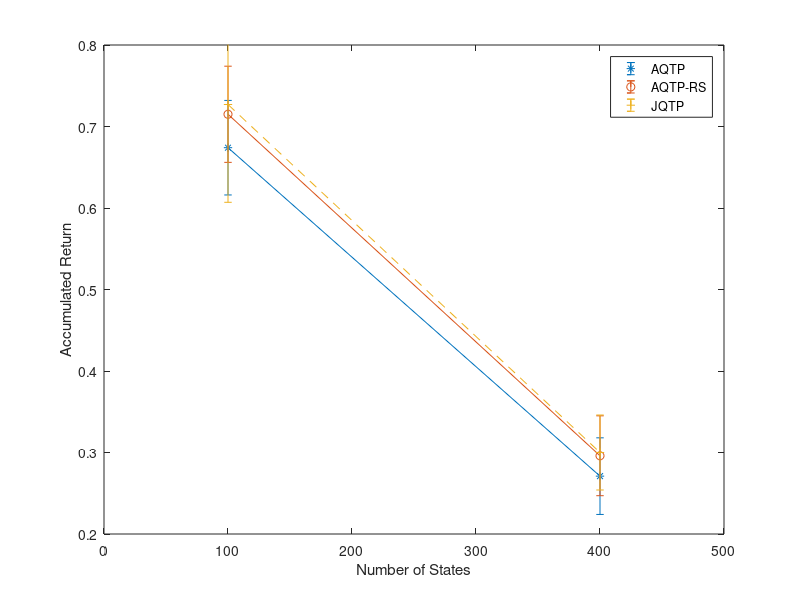
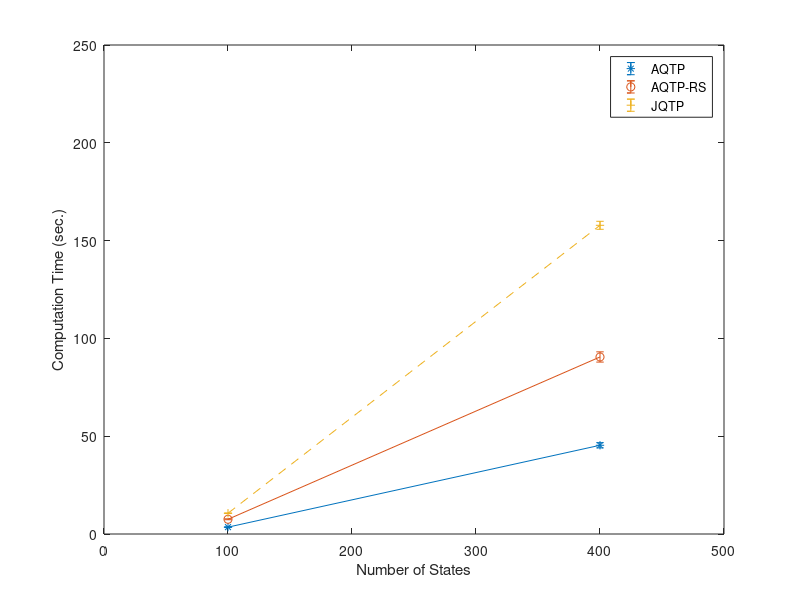

These figures' MATLAB source, in order:
function main()
  clear all; close all;

  errorbar([100, 400], [0.674, 0.271], [0.058, 0.047], '*-');
  hold on
  errorbar([100, 400], [0.715, 0.296], [0.059, 0.049], 'o-');
  errorbar([100, 400], [0.727, 0.300], [0.120, 0.046], '+--');

  legend('AQTP', 'AQTP-RS', 'JQTP');
  xlabel('Number of States');
  ylabel('Accumulated Return');
  axis([0, 500, 0.2, 0.8]);


  figure;

  errorbar([100, 400], [3.507, 45.360], [0.165, 1.341], '*-');
  hold on
  errorbar([100, 400], [7.528, 90.511], [0.234, 2.618], 'o-');
  errorbar([100, 400], [10.607, 157.824], [0.141, 2.046], '+--');

  legend('AQTP', 'AQTP-RS', 'JQTP');
  xlabel('Number of States');
  ylabel('Computation Time (sec.)');
  axis([0, 500, 0, 250]);
end
